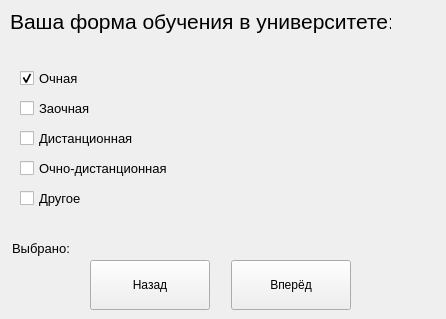
<?xml version="1.0" encoding="UTF-8"?>
<ui version="4.0">
 <class>MainWindow</class>
 <widget class="QMainWindow" name="MainWindow">
  <property name="geometry">
   <rect>
    <x>0</x>
    <y>0</y>
    <width>446</width>
    <height>319</height>
   </rect>
  </property>
  <property name="minimumSize">
   <size>
    <width>446</width>
    <height>319</height>
   </size>
  </property>
  <property name="maximumSize">
   <size>
    <width>446</width>
    <height>319</height>
   </size>
  </property>
  <property name="windowTitle">
   <string>MainWindow</string>
  </property>
  <widget class="QWidget" name="centralwidget">
   <widget class="QLabel" name="label_task">
    <property name="geometry">
     <rect>
      <x>10</x>
      <y>6</y>
      <width>381</width>
      <height>31</height>
     </rect>
    </property>
    <property name="font">
     <font>
      <family>Segoe UI</family>
      <pointsize>16</pointsize>
     </font>
    </property>
    <property name="text">
     <string>Ваша форма обучения в университете:</string>
    </property>
   </widget>
   <widget class="QLabel" name="label_img">
    <property name="geometry">
     <rect>
      <x>220</x>
      <y>50</y>
      <width>211</width>
      <height>191</height>
     </rect>
    </property>
    <property name="text">
     <string/>
    </property>
   </widget>
   <widget class="QPushButton" name="btn_next">
    <property name="geometry">
     <rect>
      <x>231</x>
      <y>260</y>
      <width>120</width>
      <height>50</height>
     </rect>
    </property>
    <property name="font">
     <font>
      <family>Segoe UI</family>
     </font>
    </property>
    <property name="text">
     <string>Вперёд</string>
    </property>
   </widget>
   <widget class="QPushButton" name="btn_back">
    <property name="geometry">
     <rect>
      <x>90</x>
      <y>260</y>
      <width>120</width>
      <height>50</height>
     </rect>
    </property>
    <property name="font">
     <font>
      <family>Segoe UI</family>
     </font>
    </property>
    <property name="text">
     <string>Назад</string>
    </property>
   </widget>
   <widget class="QLabel" name="label_selected">
    <property name="geometry">
     <rect>
      <x>12</x>
      <y>240</y>
      <width>221</width>
      <height>16</height>
     </rect>
    </property>
    <property name="font">
     <font>
      <family>Segoe UI</family>
      <pointsize>10</pointsize>
     </font>
    </property>
    <property name="text">
     <string>Выбрано:</string>
    </property>
   </widget>
   <widget class="QCheckBox" name="checkBox">
    <property name="geometry">
     <rect>
      <x>20</x>
      <y>70</y>
      <width>101</width>
      <height>17</height>
     </rect>
    </property>
    <property name="font">
     <font>
      <pointsize>10</pointsize>
     </font>
    </property>
    <property name="text">
     <string>Очная</string>
    </property>
    <property name="checked">
     <bool>true</bool>
    </property>
   </widget>
   <widget class="QCheckBox" name="checkBox_2">
    <property name="geometry">
     <rect>
      <x>20</x>
      <y>100</y>
      <width>111</width>
      <height>17</height>
     </rect>
    </property>
    <property name="font">
     <font>
      <pointsize>10</pointsize>
     </font>
    </property>
    <property name="text">
     <string>Заочная</string>
    </property>
   </widget>
   <widget class="QCheckBox" name="checkBox_3">
    <property name="geometry">
     <rect>
      <x>20</x>
      <y>130</y>
      <width>121</width>
      <height>17</height>
     </rect>
    </property>
    <property name="font">
     <font>
      <pointsize>10</pointsize>
     </font>
    </property>
    <property name="text">
     <string>Дистанционная</string>
    </property>
   </widget>
   <widget class="QCheckBox" name="checkBox_4">
    <property name="geometry">
     <rect>
      <x>20</x>
      <y>160</y>
      <width>151</width>
      <height>17</height>
     </rect>
    </property>
    <property name="font">
     <font>
      <pointsize>10</pointsize>
     </font>
    </property>
    <property name="text">
     <string>Очно-дистанционная</string>
    </property>
   </widget>
   <widget class="QCheckBox" name="checkBox_5">
    <property name="geometry">
     <rect>
      <x>20</x>
      <y>190</y>
      <width>81</width>
      <height>17</height>
     </rect>
    </property>
    <property name="font">
     <font>
      <pointsize>10</pointsize>
     </font>
    </property>
    <property name="text">
     <string>Другое</string>
    </property>
   </widget>
  </widget>
 </widget>
 <resources/>
 <connections/>
</ui>
